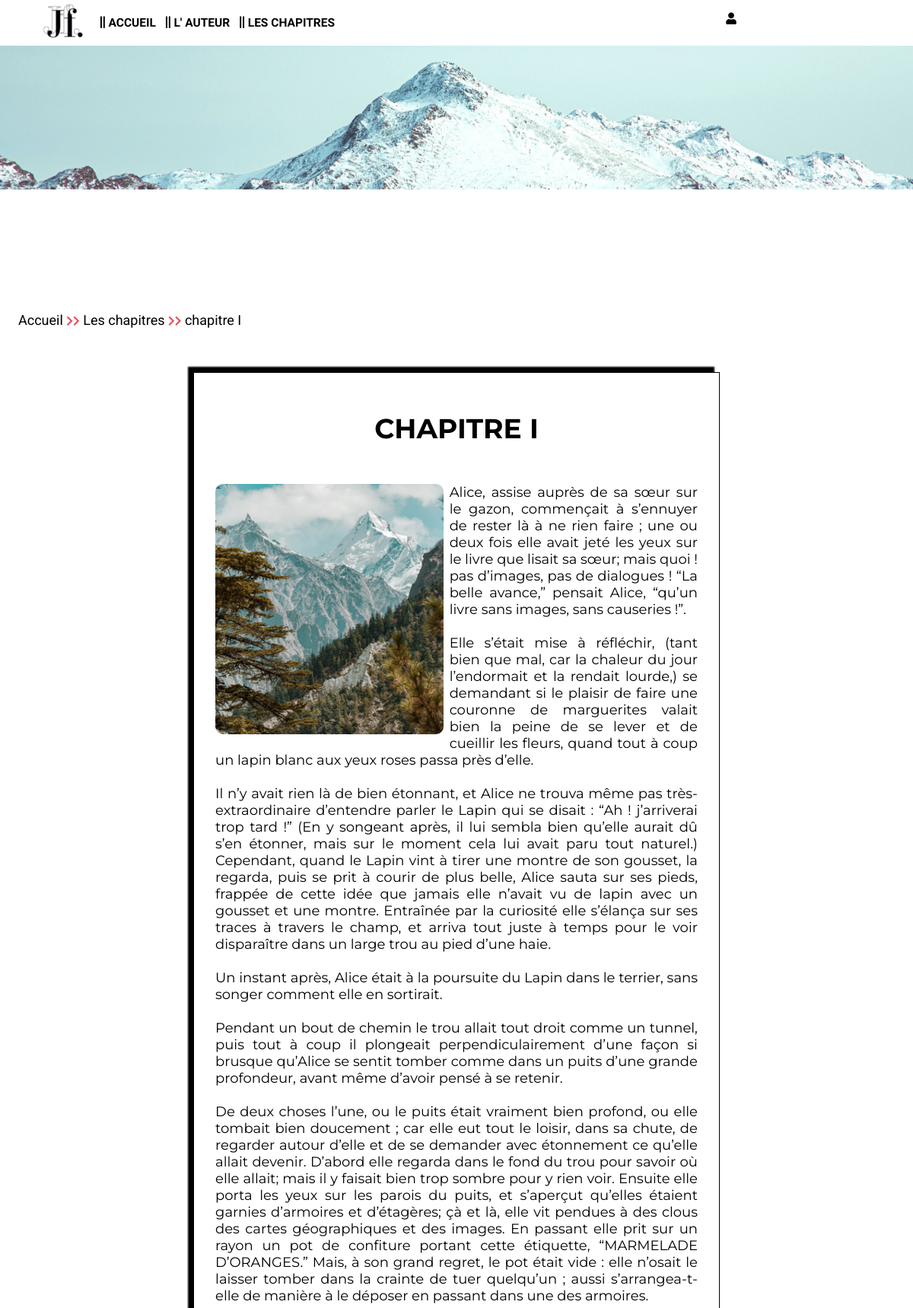
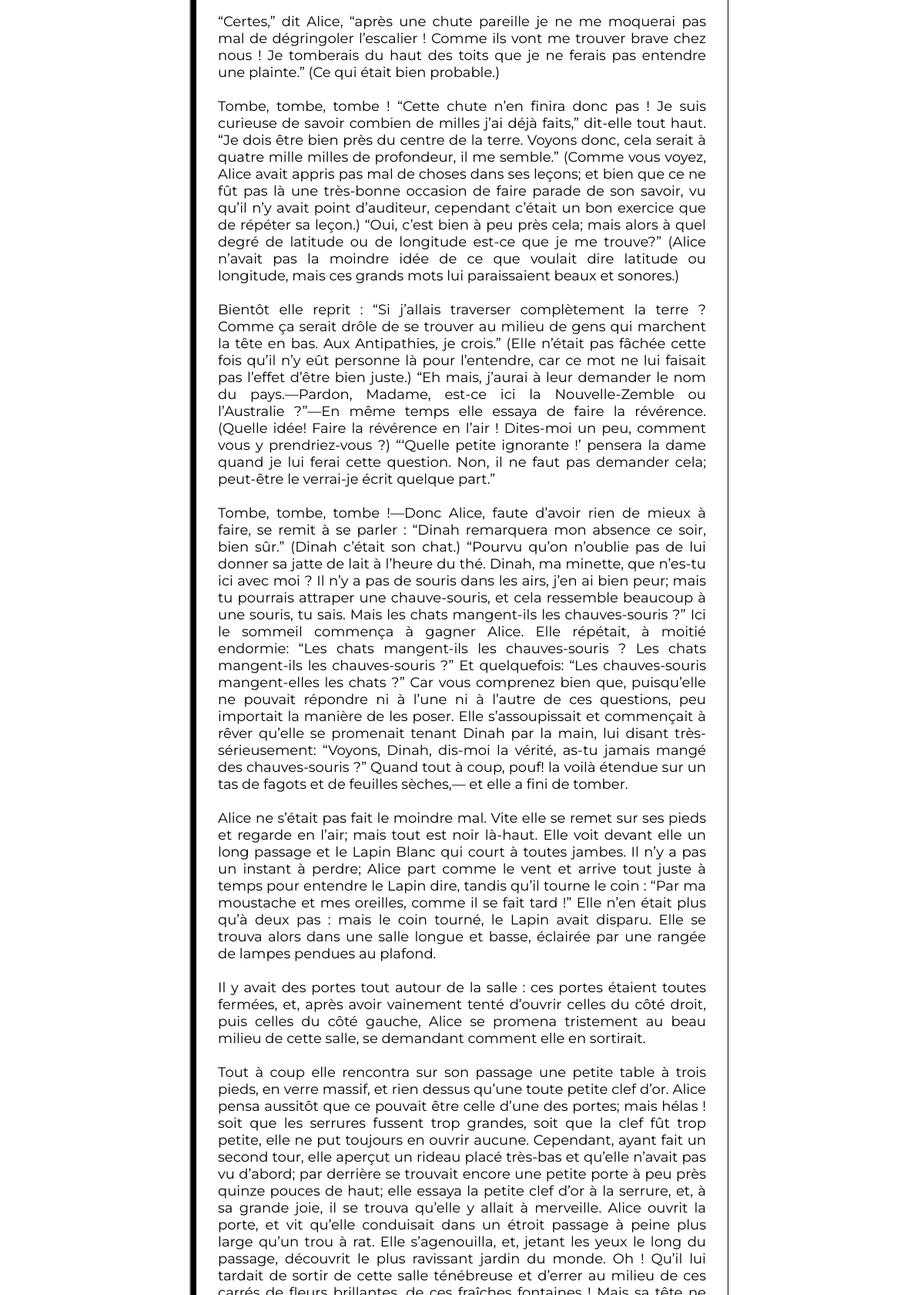
Page /index.php?action=getPost&id=1 (upper part) on the committed database (2 pictures, top to bottom).
### tables this page shows
CREATE TABLE `chapters` (
  `id_chapter` int(11) NOT NULL,
  `novel_chapter` varchar(255) NOT NULL,
  `title_chapter` varchar(255) NOT NULL,
  `text_chapter` text NOT NULL,
  `image_chapter` varchar(255) NOT NULL,
  `date_chapter` datetime NOT NULL
);

### App/Controller/PostController.php (called while the page is built, shortened)
<?php
class PostController extends AncestorController
{
    public function getPost()
    {
        $postManager = new PostManager();
        $postId = intval($this->cleanParam($_GET['id']));
        $post = $postManager->getPost($postId);
        require("view/getPost.php");
    }
}

### App/Model/PostManager.php (called while the page is built, shortened)
<?php
class PostManager extends Manager
{
    public function getPost($postId)
    {
        $db = $this->dbConnect();
        $req = $db->prepare("SELECT * FROM chapters WHERE id_chapter = ?");
        $req->execute(array($postId));
        $post = $req->fetch();
        return  $post;
    }
}

### view/getPost.php (the view, shortened to what this page needs)
<?php
require('header.php');
?>
<?php
require('banner.php');
?>
<div class="content">
    <div class="links">
        <p>
            <a href="index.php">Accueil</a>
            <span class="red"><i class=" fas fa-chevron-right"></i><i class="fas fa-chevron-right"></i></span>
            <a href="index.php?action=listPosts">Les chapitres</a></span>
            <span class="red"><i class=" fas fa-chevron-right"></i><i class="fas fa-chevron-right"></i></span>
            <?= htmlspecialchars($post['title_chapter']) ?>
        </p>
    </div>
    <div id="block_post">
        <div id="text_post">
            <h1><?= mb_strtoupper(htmlspecialchars($post['title_chapter'])) ?>
            </h1>
            <div><img class="img_content"
                    src="public/img/<?= htmlspecialchars($post['image_chapter']) ?>"" alt="
                    Billet simple pour l'Alaska - Jean Forteroche" />
                <?=
                nl2br(htmlspecialchars_decode($post['text_chapter']));
             ?>
            </div>
        </div>
    </div>
<?php require('view/template.php');

### public/css/style.css (style rules this page uses)
* { box-sizing: border-box; }
body { width: 100%; margin-left: 0%; font-family: 'Roboto', sans-serif; }
a { text-decoration: none; color: black; cursor: pointer; }
.content { padding: 2%; }
.links { font-size: 18px; margin-bottom: 5%; }
.red { font-size: 14px; color: #EB5159 !important; }
#block_post { width: 60%; margin-top: 5%; margin-left: auto; margin-right: auto; display: flex; flex-direction: column; }
#text_post { width: 100%; padding: 4%; font-size: 18px; background: white; text-align: justify; border: 1px solid black; box-shadow: -0.4em -0.4em .1em black; font-family: 'Montserrat', sans-serif !important; }
#text_post h1 { text-align: center !important; margin-bottom: 8%; }
.img_content { float: left; width: 300px; height: 329px; margin-right: 1.2%; margin-bottom: 1%; border-radius: 10px; }

### rows in the picture
chapters: title_chapter "chapitre I", title_chapter "CHAPITRE I", image_chapter (picture), text_chapter "Alice, assise auprès de sa sœur sur le gazon, commençait à s’ennuyer de rester là à ne rien faire ; une ou deux fois elle avait jeté les yeux sur le livre que lisait sa sœur; mais quoi ! pas d’images, pas de dialogues ! “La belle avance,” pensait Alice, “qu’un livre sans images, sans causeries !”. Elle s’était mise à réfléchir, (tant bien que mal, car la chaleur du jour l’endormait et la rendait lourde,) se demandant si le plaisir de faire une couronne de marguerites valait bien la peine de se lever et de cueillir les fleurs, quand tout à coup un lapin blanc aux yeux roses passa près d’elle. Il n’y avait rien là de bien étonnant, et Alice ne trouva même pas très-extraordinaire d’entendre…"
